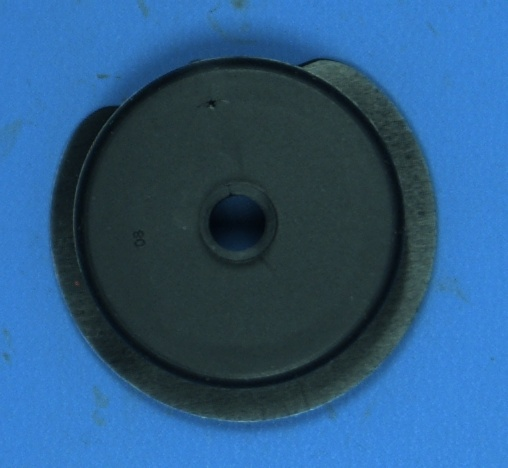
#> input picture projeto/local/assets/NOK_borda/Fig_NOK_07.jpg, 508 x 468 px, found by its file name; its folder holds only this picture in this run
$ jupyter execute --allow-errors 'Rascunho 2.ipynb'
#> lines starting #> are read from the running program, lines starting #| are printed output that depends on the picture; after the words box and inside, x2 and y2 are one past the last pixel; in counts of white or black regions, pixels touching at a corner belong together; long printed decimals are rounded
[cell 1]
# !pip install tensorflow

[cell 2]
# Bilbliotecas necessarias
import cv2
import numpy as np
import matplotlib.pyplot as plt
import math
import os
import pandas as pd
from keras.models import load_model

[cell 3]
# Importacao dp modelo treinado do Keras

# Disable scientific notation for clarity
np.set_printoptions(suppress=True)

# Load the trained model
#> (the rest of this cell did not finish here and is left out)

[cell 4]
# Listas das imagens

lista_nok_borda = os.listdir("./assets/NOK_borda/")
#> (the rest of this cell did not finish here and is left out)

## Borda

[cell 5]
# [21 lines left out: function fillHoles, not called in this run]

[cell 6]
# [20 lines left out: function calcula_diametro, not called in this run]

[cell 7]
# [5 lines left out: function calcula_relacao_eixo_a_e_b, not called in this run]

[cell 8]
# [12 lines left out: function fun_diametro, not called in this run]

[cell 9]
df = pd.DataFrame(
    columns=["FILENAME", "TESTE - BORDA", "TESTE - SUPERFICIE", "DIAMETRO", "STATUS - DIAMETRO", "A/B", "STATUS - A/B"]
)
#> (the rest of this cell did not finish here and is left out)

# Teste de borda por desvio padrao dos diametros

### Teste para um dataset the NOK_borda e OK

#> (a cell that did not finish here is left out)

#> (a cell that did not finish here is left out)

### Teste por imagem (Individual)

[cell 12]
    # Load image

fig_borda = cv2.imread("./assets/NOK_borda/Fig_NOK_11.jpg")
#fig_borda = cv2.imread("./assets/OK/Fig_OK_10.jpg")

# Separa os canais HSV
#> (the rest of this cell did not finish here and is left out)

#> (a cell that did not finish here is left out)

#> (a cell that did not finish here is left out)

[cell 15]
fig_borda = cv2.imread("./assets/NOK_borda/Fig_NOK_06.jpg")

# Separa os canais HSV
#> (the rest of this cell did not finish here and is left out)

[cell 16]
for path in lista_nok_borda:
    fig_borda = cv2.imread(path)
#> fig_borda is the input picture: shape (468, 508, 3); mean B, G, R 130.2, 89.3, 44.7

    # dividir a imagem em seus canais de cores
    b, g, r = cv2.split(fig_borda)
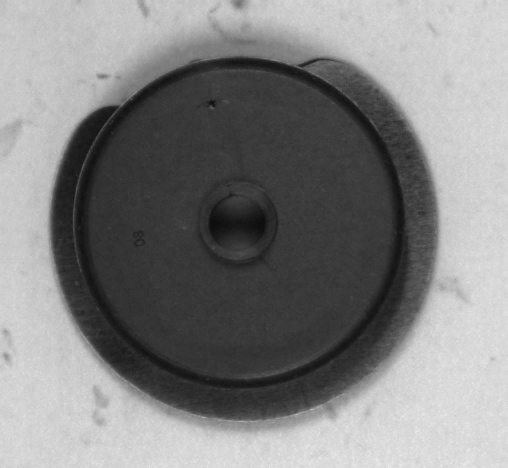
#> b: shape (468, 508); min 13, max 235, mean 130.2
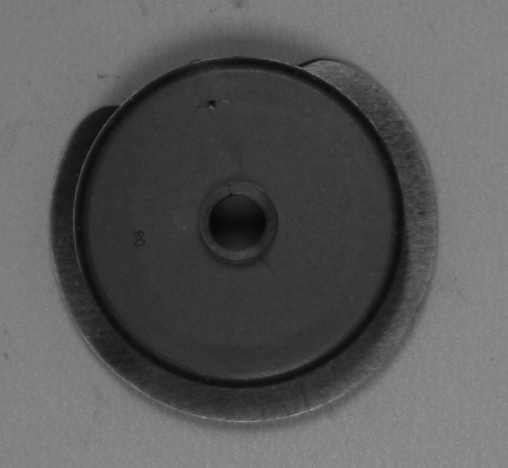
#> g: shape (468, 508); min 6, max 161, mean 89.3
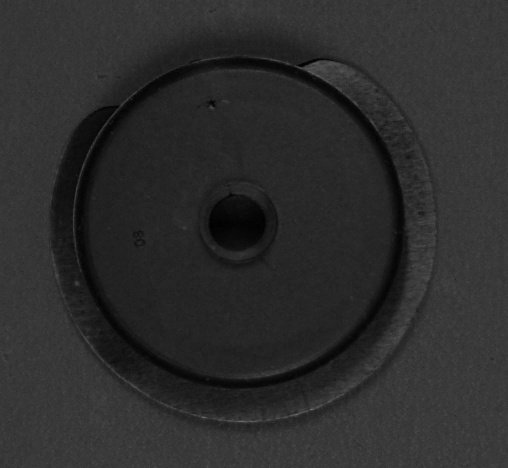
#> r: shape (468, 508); min 0, max 114, mean 44.7

    # criar uma matriz nula para os outros canais
    zeros = np.zeros_like(b)

    # mesclar os canais para obter somente o canal azul
    blue_img = cv2.merge((zeros, g, zeros))
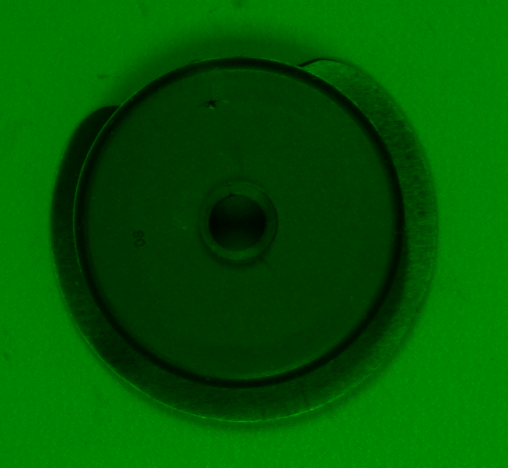
#> blue_img: shape (468, 508, 3); mean of channels 0, 1, 2 0, 89.3, 0; drawn as B, G, R

    x = cv2.cvtColor(blue_img, cv2.COLOR_BGR2GRAY)
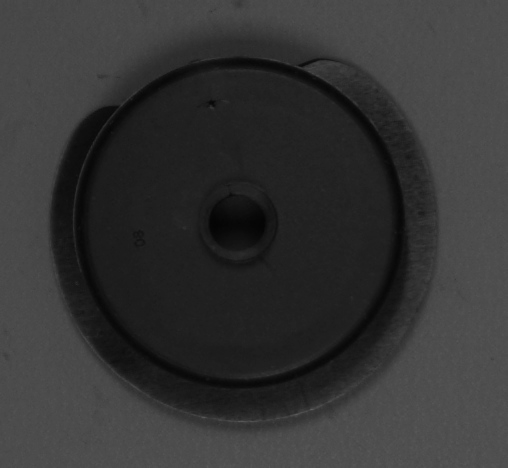
#> x: shape (468, 508); min 4, max 95, mean 52.4

    _, fig_th = cv2.threshold(x, 41, 255, cv2.THRESH_BINARY_INV)
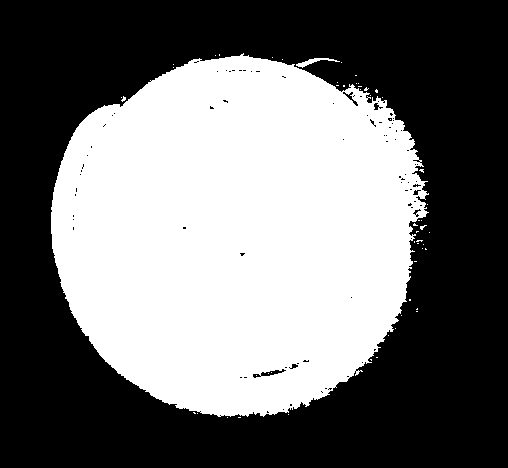
#> fig_th: shape (468, 508); 44.3% white; 55 white regions (53 under 20 px), largest, box (x1, y1, x2, y2) and area: (51, 53, 429, 417) 104920, (296, 58, 340, 68) 136

    fig_th = cv2.medianBlur(fig_th, 5)
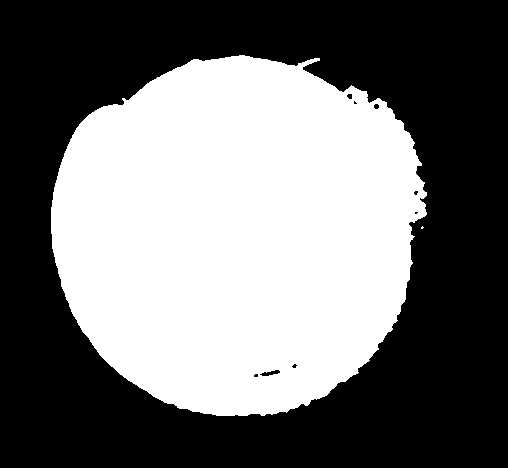
#> fig_th: shape (468, 508); 44.3% white; 2 white regions (1 under 20 px)

    contours, _ = cv2.findContours(fig_th, cv2.RETR_EXTERNAL, cv2.CHAIN_APPROX_NONE)
#> contours = 2 contours, 1 with area under 20; largest, box (x1, y1, x2, y2) and area: (51, 55, 427, 416) 104965

    cnt = max(contours, key = cv2.contourArea)
#> cnt = contour of 1170 points, box (x1, y1, x2, y2) (51, 55, 427, 416), area 104965
    area = cv2.contourArea(cnt)
#> area = 104965

    # Calcula o diâmetro do objeto
    _, radius = cv2.minEnclosingCircle(cnt)
#> radius = 192.2
    diameter = 2 * radius
#> diameter = 384.4

    # Calcula a área de um círculo com o mesmo diâmetro do objeto
    circle_area = np.pi * (diameter/2)**2
#> circle_area = 116047.4

    # Calcula a relação entre a área do objeto e a área do círculo
    circularity = area / circle_area
#> circularity = 0.905

    print(circularity)
#| 0.9045

    cv2.drawContours(fig_borda, [cnt], -1, (0,255, 0), 3)
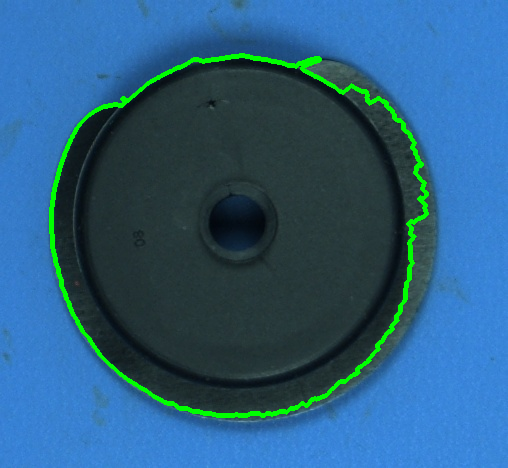
#> fig_borda: shape (468, 508, 3); 2.43% of pixels changed, all inside (x1, y1, x2, y2) = (49, 53, 429, 418)

    plt.figure(figsize=(15, 21))
    plt.subplot(1,2,1)
    plt.imshow(fig_th, cmap="gray")
    plt.subplot(1,2,2)
    plt.imshow(fig_borda[:,:,::-1])
    plt.show()
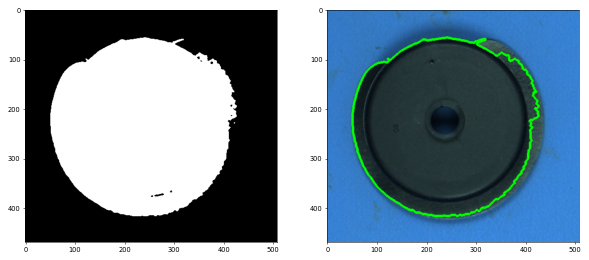
#> figure drawn by matplotlib, 2 panels

$ run again, on projeto/local/assets/NOK_borda/Fig_NOK_12.jpg
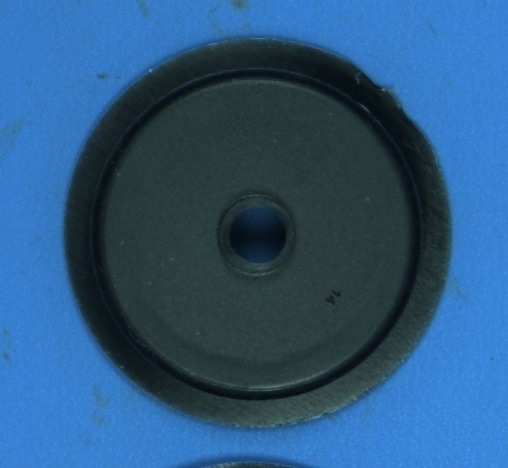
#> input picture projeto/local/assets/NOK_borda/Fig_NOK_12.jpg, 508 x 468 px, found by its file name
#> fig_borda is the input picture: shape (468, 508, 3); mean B, G, R 127.9, 88.4, 44.7
#> `fig_th = cv2.medianBlur(fig_th, 5)`:
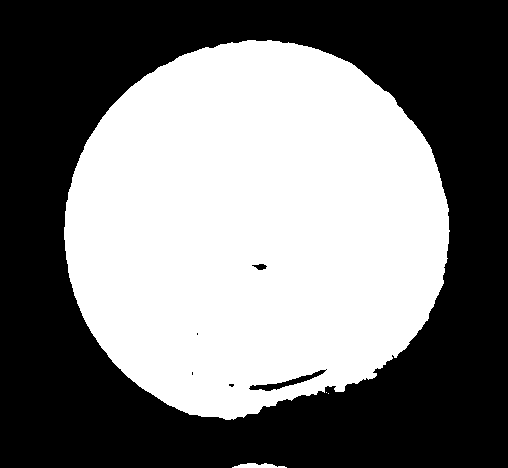
#> fig_th: shape (468, 508); 47.6% white; 4 white regions (2 under 20 px)
#> contours = 4 contours, 2 with area under 20; largest, box (x1, y1, x2, y2) and area: (64, 40, 450, 420) 112801, (232, 463, 287, 468) 129
#> cnt = contour of 1130 points, box (x1, y1, x2, y2) (64, 40, 450, 420), area 112801
#> area = 112801
#> radius = 193.8
#> diameter = 387.6
#> circle_area = 118003.9
#> circularity = 0.956
#| 0.9559
#> fig_borda: shape (468, 508, 3); 2.36% of pixels changed, all inside (x1, y1, x2, y2) = (62, 38, 452, 422)
#> `plt.show()`:
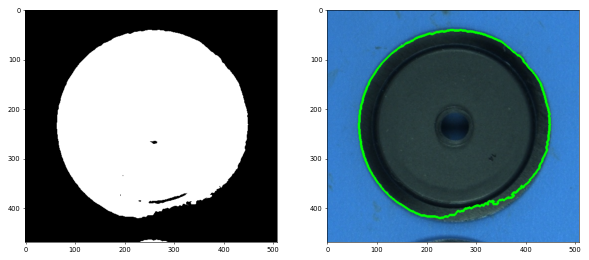
#> figure drawn by matplotlib, 2 panels

$ run again, on projeto/local/assets/NOK_borda/Fig_NOK_13.jpg
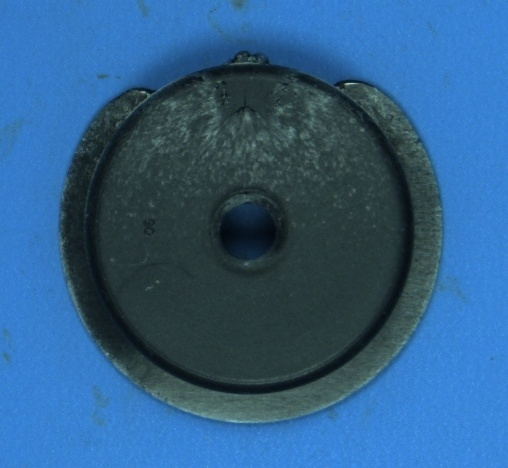
#> input picture projeto/local/assets/NOK_borda/Fig_NOK_13.jpg, 508 x 468 px, found by its file name
#> fig_borda is the input picture: shape (468, 508, 3); mean B, G, R 136.2, 94.6, 48.4
#> `fig_th = cv2.medianBlur(fig_th, 5)`:
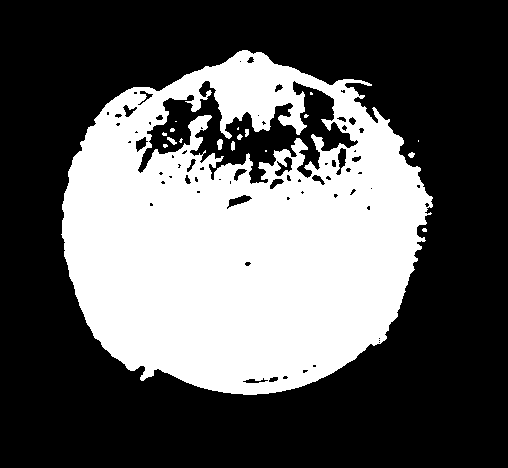
#> fig_th: shape (468, 508); 36.3% white; 18 white regions (11 under 20 px)
#> contours = 4 contours, 2 with area under 20; largest, box (x1, y1, x2, y2) and area: (61, 50, 433, 395) 95655, (408, 152, 415, 158) 20
#> cnt = contour of 1244 points, box (x1, y1, x2, y2) (61, 50, 433, 395), area 95655
#> area = 95655
#> radius = 188.6
#> diameter = 377.1
#> circle_area = 111700.6
#> circularity = 0.856
#| 0.8564
#> fig_borda: shape (468, 508, 3); 2.54% of pixels changed, all inside (x1, y1, x2, y2) = (59, 48, 435, 397)
#> `plt.show()`:
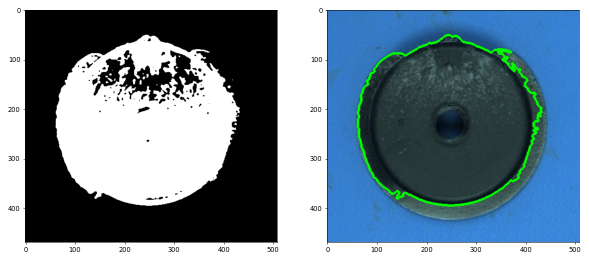
#> figure drawn by matplotlib, 2 panels
